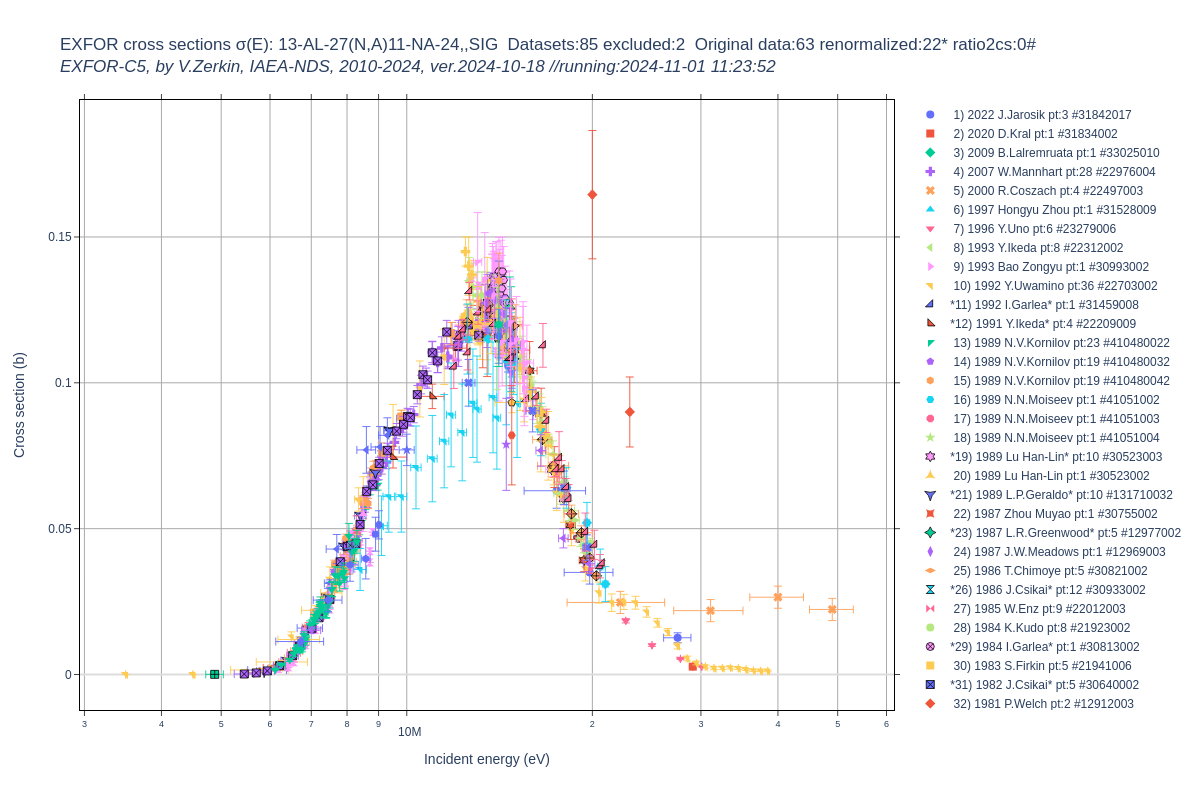

Write Python code to recreate this figure.
"""
 ***********************************************************************************
 * Copyright (C) 2021-2023 International Atomic Energy Agency (IAEA)               *
 *-----------------------------------------------------------------------------    *
 * Permission is hereby granted, free of charge, to any person obtaining a copy    *
 * of this software and associated documentation files (the "Software"), to deal   *
 * in the Software without restriction, including without limitation the rights    *
 * to use, copy, modify, merge, publish, distribute, sublicense, and/or sell       *
 * copies of the Software, and to permit persons to whom the Software is furnished *
 * to do so, subject to the following conditions:                                  *
 *                                                                                 *
 * The above copyright notice and this permission notice shall be included in all  *
 * copies or substantial portions of the Software.                                 *
 *                                                                                 *
 * THE SOFTWARE IS PROVIDED "AS IS", WITHOUT WARRANTY OF ANY KIND, EXPRESS OR      *
 * IMPLIED, INCLUDING BUT NOT LIMITED TO THE WARRANTIES OF MERCHANTABILITY,        *
 * FITNESS FOR A PARTICULAR PURPOSE AND NONINFRINGEMENT. IN NO EVENT SHALL THE     *
 * AUTHORS OR COPYRIGHT HOLDERS BE LIABLE FOR ANY CLAIM, DAMAGES OR OTHER          *
 * LIABILITY, WHETHER IN AN ACTION OF CONTRACT, TORT OR OTHERWISE, ARISING FROM,   *
 * OUT OF OR IN CONNECTION WITH THE SOFTWARE OR THE USE OR OTHER DEALINGS IN       *
 * THE SOFTWARE.                                                                   *
 *                                                                                 *
 *-----------------------------------------------------------------------------    *
 *   AUTHOR:                                                                       *
 *   Viktor Zerkin, PhD                                                            *
 *   e-mail: V.Zerkin@iaea.org                                                     *
 *   International Atomic Energy Agency                                            *
 *   Nuclear Data Section, P.O.Box 100                                             *
 *   Wagramerstrasse 5, Vienna A-1400, AUSTRIA                                     *
 *   Phone: +43 1 2600 21714; Fax: +43 1 26007                                     *
 *                                                                                 *
 ***********************************************************************************
"""

import datetime
import json
import sys
sys.path.append('./')
from c5subr import *
from c5file import *
import plotly
from plotly.graph_objs import Scatter, Layout 
from pprint import pprint

print("Program: c5data1.py, ver.2024-10-18")
print("Author:  V.Zerkin, IAEA, Vienna, 2023-2024")
print("Purpose: find datasets by reaction, load C5-file, extract data, plot by Plotly\n")

ct=str(datetime.datetime.now())[:19]
print("Running: "+ct+"\n")
#input("Press the <ENTER> key to continue...")

base='./'

def sort_ya1(ds):
    rr=str(ds['year1'])+','+ds['author1']
    return rr

#reacode='13-AL-27(N,TOT),,SIG'
#reacode='13-AL-27(N,G)13-AL-28,,SIG'
reacode='13-AL-27(N,A)11-NA-24,,SIG'
#reacode='93-NP-237(A,2N)95-AM-239,,SIG'
#reacode='25-MN-55(N,A)23-V-52,,SIG'

print('\n#_________________Read full list of Datasets_________________')
datasets=read_csv_file("C5-Datasets.csv")
nDatasets=len(datasets)
print('-0-Datasets:'+str(nDatasets))

print('\n#_________________Filter Datasets: select needed and valid_________________')
datasets=filter_datasets(datasets,'ReactionCode',reacode)
n1=nDatasets=len(datasets)
print('-1-Datasets:'+str(nDatasets))
datasets=not_filter_datasets(datasets,'x4status','SPSDD')
datasets=not_filter_datasets(datasets,'x4status','PRELIM')
n2=nDatasets=len(datasets)
print('-2-Datasets:'+str(nDatasets))
if (nDatasets<=0):
    print("---No data found---")
    sys.exit(2)
with open('data1lst.json','w') as outfile: json.dump(datasets,outfile,indent=2)

xtitle='Incident energy (eV)'
ytitle='Cross section (b)'

print('\n#_________________Extract data from C5 files_________________')
dss=[];ii=0
printData=False
for dataset in datasets:
    c5file=base+dataset['c5file']
    DatasetID=dataset['DatasetID']
#tst    if DatasetID!='31842017': continue  #test
#    print(str(ii+1)+')\tFile:'+c5file+' Dataset:'+DatasetID)
    ds=readC5fileDataset(c5file,DatasetID)
    if ds is None: continue
    print(str(ii+1)+') File:'+c5file+' Dataset:'+DatasetID
	+' '+str(ds['year1'])+' '+ds['author1'].title()
	+' #dataPoints:'+str(len(ds['dataLines'])))
    exctractC5Data(ds)
    if printData:
        print('	Energy:	',ds['data'][0])
        print('	dEnergy:',ds['data'][1])
        print('	Data:   ',ds['data'][2])
        print('	dData:  ',ds['data'][3])
    ds['y']=ds['data'][2]
    ds['dy']=ds['data'][3]
    ds['x']=ds['data'][0]
    ds['dx']=ds['data'][1]
    ds['x4lbl']=str(ds['year1'])+' '+ds['author1'].title()
    dss.append(ds)
    ii+=1
dss=sorted(dss,key=sort_ya1,reverse=True)

print('\n#_________________Preparing EXFOR data for plot_________________')
data1=[]; ii=0; iorig=0; irenorm=0; iratio=0
for ds in dss:
    tr=Scatter(x=ds['x'],y=ds['y']
	,text=ds['x4lbl']
	,name=str(ii+1)+') '+ds['x4lbl']+' pt:'+str(len(ds['x']))+' #'+ds['DatasetID']
	,marker_symbol=str(ii%33)
	,marker_size=8
	,mode="markers"
	)
    if (ds['dy'] is not None): tr.error_y=dict(type='data',array=ds['dy'],visible=True,thickness=0.9)
    if (ds['dy'] is not None): tr.error_x=dict(type='data',array=ds['dx'],visible=True,thickness=0.9)
    if (ds['x4lbl'].find('*')>0):
        tr.marker.line=dict(color='Black',width=0.8)
        tr.name='*'+tr.name
        irenorm+=1
    elif (ds['x4lbl'].find('#')>0):
        tr.marker.line=dict(color='Red',width=1.2)
        tr.name='#'+tr.name
        iratio+=1
    else:
        tr.name=' '+tr.name
        iorig+=1
    data1.append(tr)
    ii+=1
#    break

xtype='linear';ytype='linear'
xtype='log'#;ytype='log'
plotTitle=reacode;

print('\n#_________________Plot data from EXFOR_________________')
plot1={}
plot1['data']=data1
xaxis=dict(title=xtitle,showline=True,linecolor='black',ticks='outside'
,showgrid=True,gridcolor='#aaaaaa',type=xtype)
yaxis={'title':ytitle,'showline':True,'linecolor':'black'
	,'showgrid':True, 'gridcolor':'#aaaaaa','ticks':'outside','type':ytype
	,'zeroline':True, 'zerolinecolor':'#dddddd'#, 'zerolinewidth':0.1
}
xaxis['mirror']='ticks'; yaxis['mirror']='ticks' 

plot1['layout']=Layout(title='EXFOR cross sections \u03c3(E): '+plotTitle
#	+' #Total datasets:'+str(n2)
	+'  Datasets:'+str(n2)
	+' excluded:'+str(n1-n2) #superseded or withdrawn, and preliminary
	+'  Original data:'+str(iorig)
	+' renormalized:'+str(irenorm)+'*'
	+' ratio2cs:'+str(iratio)+'#'
	+'<br><i>EXFOR-C5, by V.Zerkin, IAEA-NDS, 2010-2024, ver.2024-10-18 //running:'+ct+'</i>'
	,xaxis=xaxis,yaxis=yaxis
	,plot_bgcolor='white'
	,legend=dict(traceorder="grouped")
)

outhtml='c5data1'
plotly.offline.plot(plot1,filename=outhtml+'.html')

#needs: $ pip3 install -U kaleido
plotly.io.write_image(plot1,outhtml+'.png',width=1200,height=790)

print('\nProgram successfully completed')
